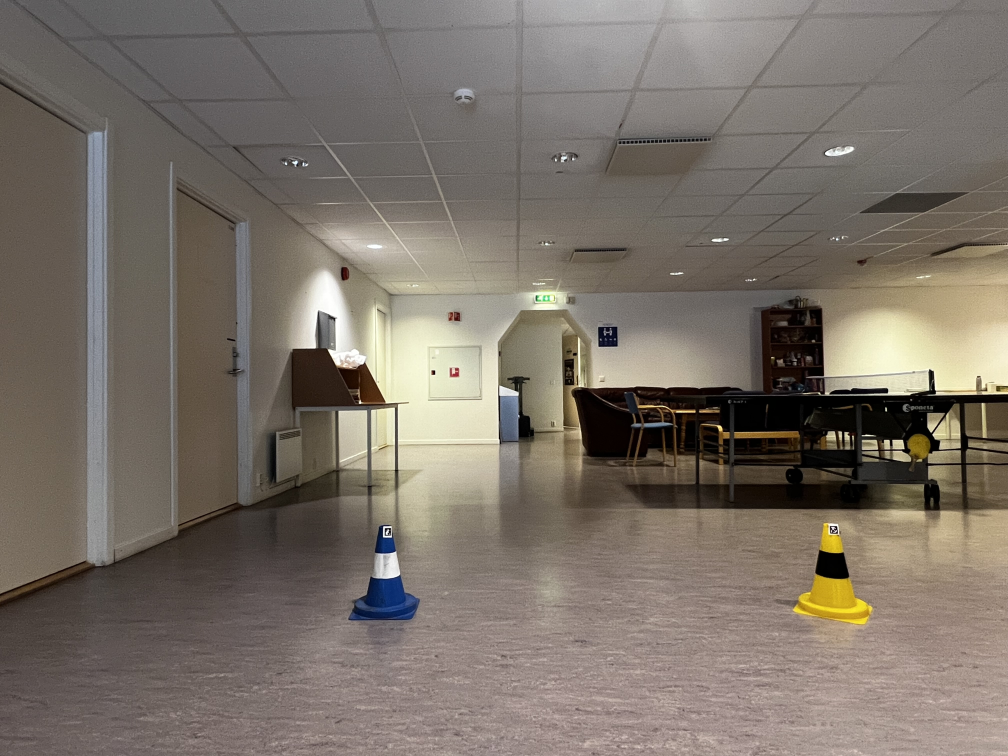
#> input picture data2/left/IMG_1408.jpeg, 4032 x 3024 px (shown at 1/4 size)
$ python feature_matching.py
#> lines starting #> are read from the running program, lines starting #| are printed output that depends on the picture
import cv2 as cv
import numpy as np

sift = cv.xfeatures2d.SIFT_create()

# Read images
I_left1 = cv.imread('data2/left/IMG_1408.jpeg')
#> I_left1 is the input picture: shape (3024, 4032, 3); mean B, G, R 104.8, 114.1, 122.8
I_left2 = cv.imread('data2/left/IMG_1409.jpeg')
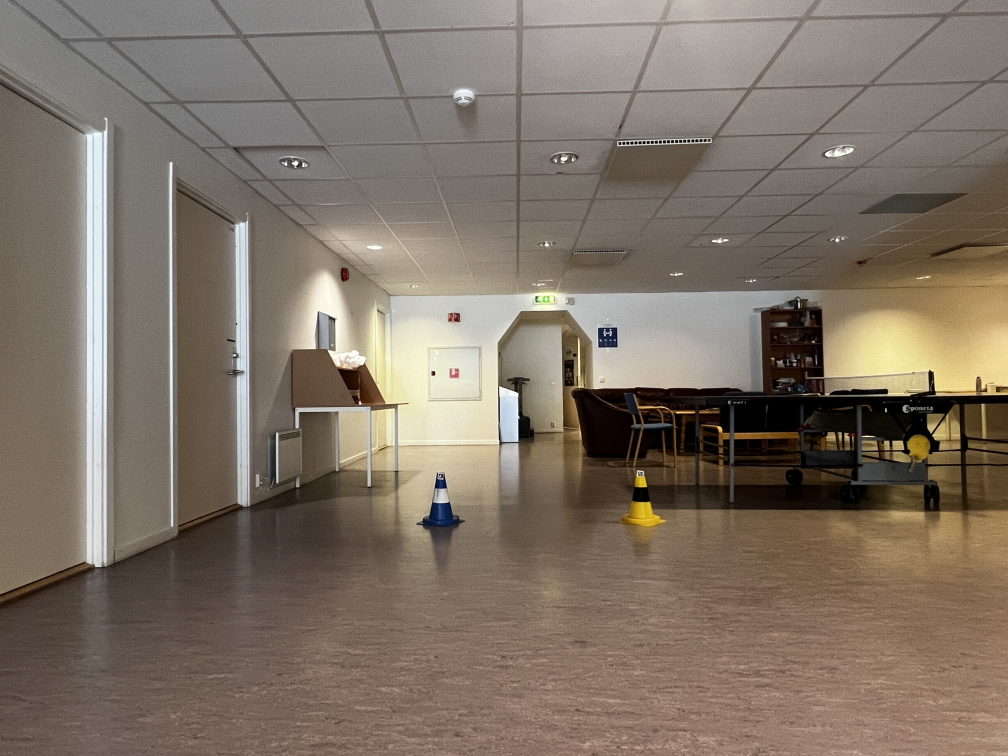
#> input picture data2/left/IMG_1409.jpeg, 4032 x 3024 px (shown at 1/4 size)
#> I_left2 is the input picture: shape (3024, 4032, 3); mean B, G, R 102.4, 115, 127.2
I_left3 = cv.imread('data2/left/IMG_1410.jpeg')
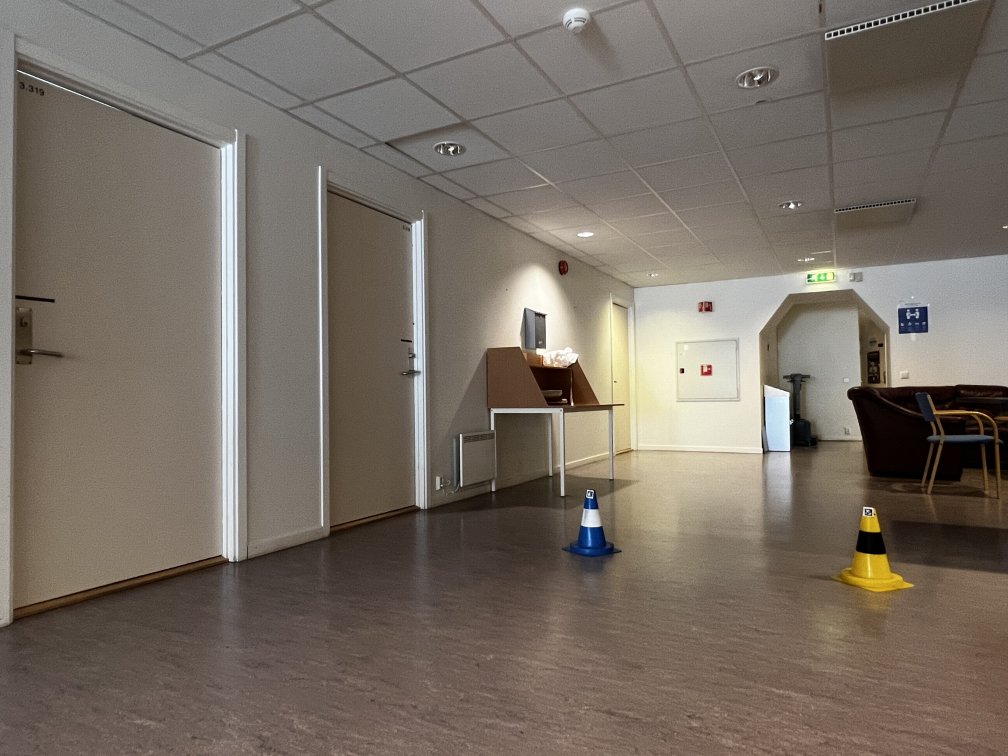
#> input picture data2/left/IMG_1410.jpeg, 4032 x 3024 px (shown at 1/4 size)
#> I_left3 is the input picture: shape (3024, 4032, 3); mean B, G, R 100, 110.1, 119.6
I_right1 = cv.imread('data2/right/IMG_2785_2.JPG')
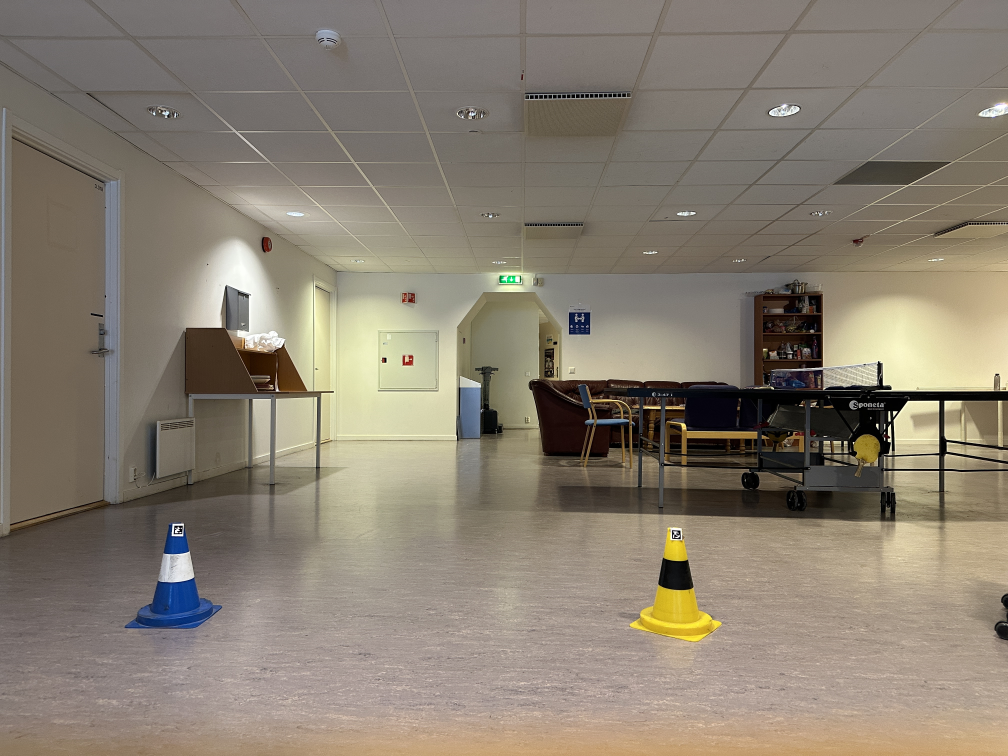
#> input picture data2/right/IMG_2785_2.jpg, 4032 x 3024 px, found by its file name (shown at 1/4 size)
#> I_right1 is the input picture: shape (3024, 4032, 3); mean B, G, R 113.3, 127.2, 136.6
I_right2 = cv.imread('data2/right/IMG_2786.JPG')
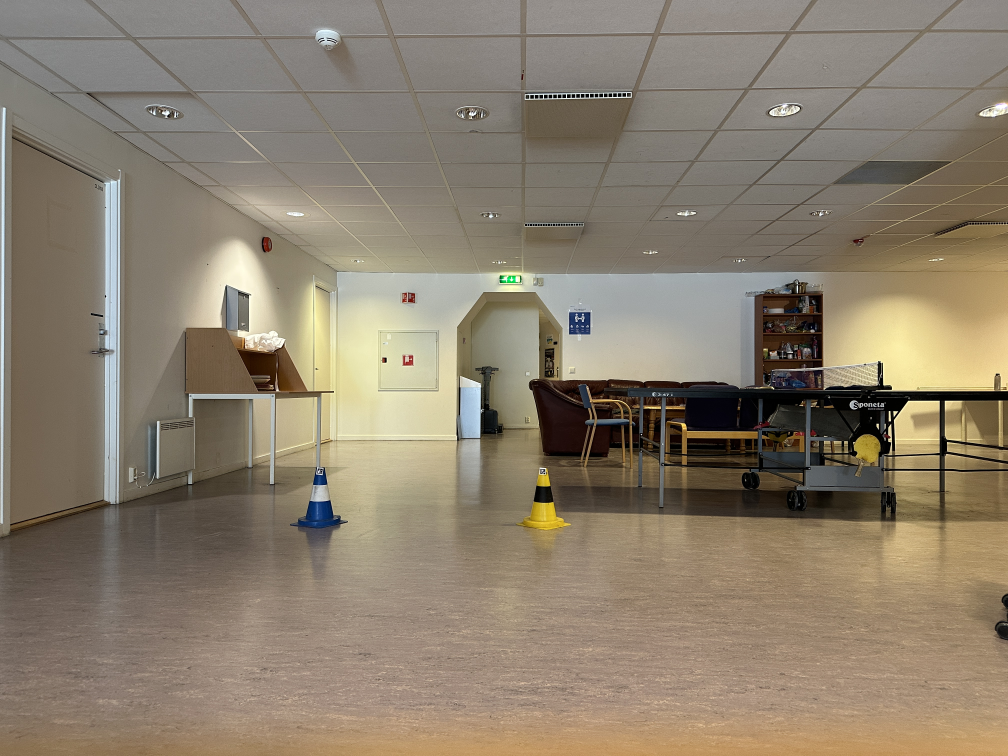
#> input picture data2/right/IMG_2786.JPG, 4032 x 3024 px (shown at 1/4 size)
#> I_right2 is the input picture: shape (3024, 4032, 3); mean B, G, R 110, 127.6, 139.4
I_right3 = cv.imread('data2/right/IMG_2787.JPG')
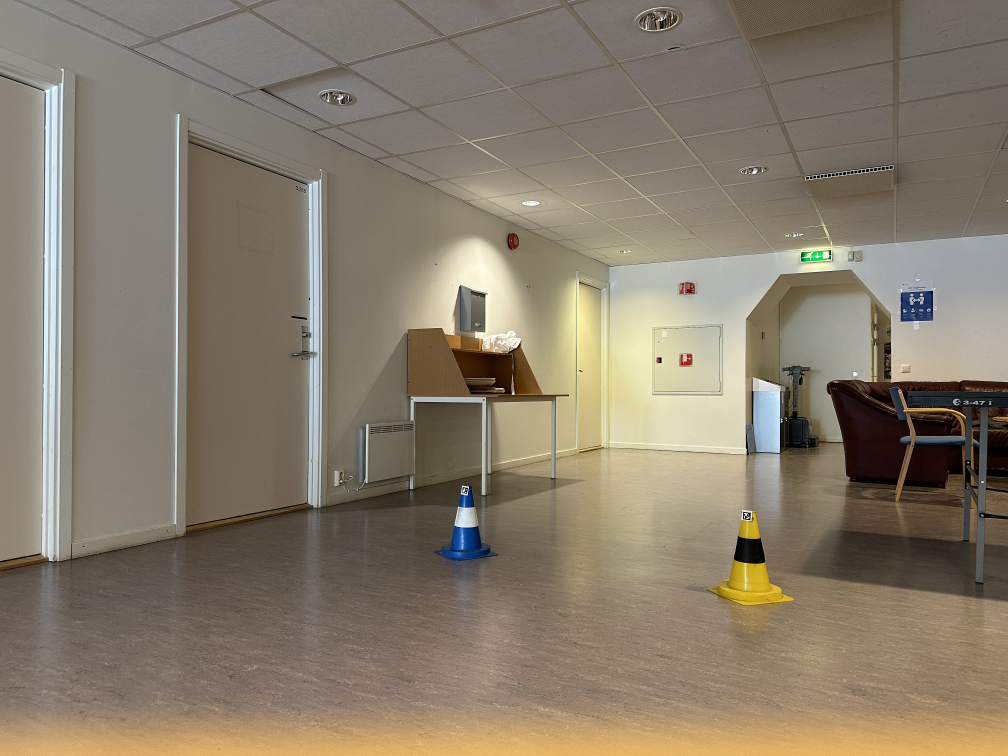
#> input picture data2/right/IMG_2787.JPG, 4032 x 3024 px (shown at 1/4 size)
#> I_right3 is the input picture: shape (3024, 4032, 3); mean B, G, R 108, 124.4, 135.2

# Detect keypoints and compute descriptors
#> (the run stopped early here; a loop or call above may not have finished)
